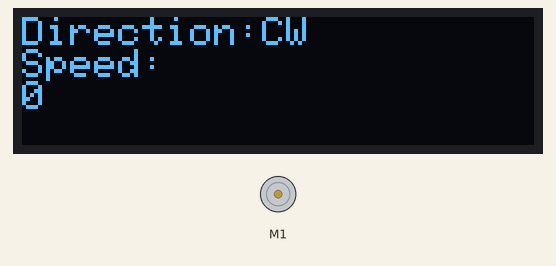
Simulated run of this sketch. Board: Arduino Uno, built with avr-gcc and run on an emulated ATmega328P. Parts: 128×32 one-colour display, DC motor (green arrow = forward, orange = backward, longer = faster). What the sketch prints to the serial monitor is not drawn.

Above: at 0.1 s.
At 11.31 s:
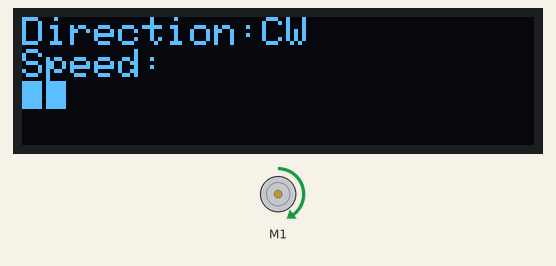
At 22.64 s:
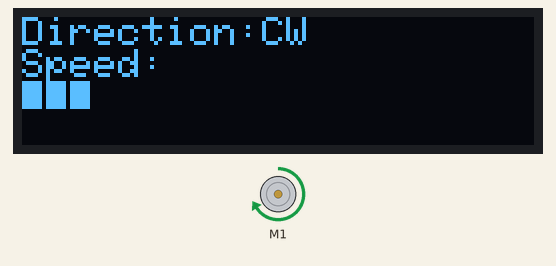
At 39.88 s:
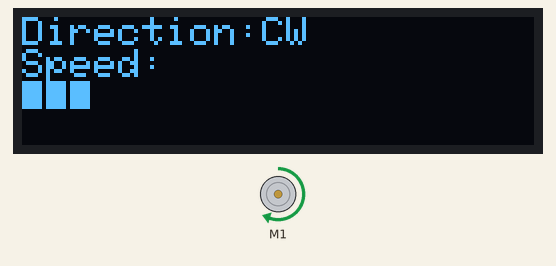
Timing chart, 0 to 40.0 s (numbered marks = the images above):
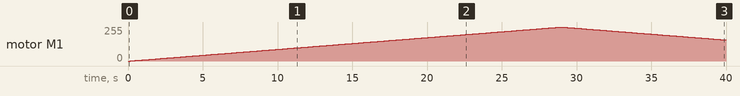

Measured:
- by itself, motor M1: rises from stopped to forward 255/255 in 28.8 s, then falls to forward 158/255 in 11.0 s

The sketch:

DCMotorTest_w_oled.ino
```cpp
/*
This is a test sketch for the Adafruit assembled Motor Shield for Arduino v2
It won't work with v1.x motor shields! Only for the v2's with built in PWM
control

For use with the Adafruit Motor Shield v2
---->	http://www.adafruit.com/products/1438
*/

#include <Wire.h>
#include <SPI.h>
#include <Adafruit_GFX.h>
#include <Adafruit_SSD1306.h>
#include <Adafruit_MotorShield.h>

#define SCREEN_WIDTH 128 // OLED display width, in pixels
#define SCREEN_HEIGHT 32 // OLED display height, in pixels

// Declaration for an SSD1306 display connected to I2C (SDA, SCL pins)
#define OLED_RESET     4 // Reset pin # (or -1 if sharing Arduino reset pin)
Adafruit_SSD1306 display(SCREEN_WIDTH, SCREEN_HEIGHT, &Wire, OLED_RESET);

// Create the motor shield object with the default I2C address
Adafruit_MotorShield AFMS = Adafruit_MotorShield(0x60);
// Or, create it with a different I2C address (say for stacking)
// Adafruit_MotorShield AFMS = Adafruit_MotorShield(0x61);

// Select which 'port' M1, M2, M3 or M4. In this case, M1
Adafruit_DCMotor *myMotor = AFMS.getMotor(1);
// You can also make another motor on port M2
//Adafruit_DCMotor *myOtherMotor = AFMS.getMotor(2);

void setup() {
  Serial.begin(9600);           // set up Serial library at 9600 bps
  Serial.println("Adafruit Motorshield v2 - DC Motor test!");

  // SSD1306_SWITCHCAPVCC = generate display voltage from 3.3V internally
  if(!display.begin(SSD1306_SWITCHCAPVCC, 0x3C)) { // Address 0x3D for 128x64
    Serial.println(F("SSD1306 allocation failed"));
    for(;;); // Don't proceed, loop forever
  }

  AFMS.begin();  // create with the default frequency 1.6KHz
  //AFMS.begin(1000);  // OR with a different frequency, say 1KHz

  // Set the speed to start, from 0 (off) to 255 (max speed)
  myMotor->setSpeed(150);
  myMotor->run(FORWARD);
  // turn on motor
  myMotor->run(RELEASE);

  display.clearDisplay();
  display.setTextSize(1);
  display.setTextColor(WHITE);
}

void loop() {
  uint8_t i;

  display.setCursor(0,0);
  display.print("Direction:");
  myMotor->run(FORWARD);
  display.print("CW");
  display.setCursor(0,8);
  display.print("Speed:");

  for (i=0; i<255; i++) {
    myMotor->setSpeed(i);
    display.setCursor(0,16);
    display.print(i);
    display.display();
    delay(100);
  }
  for (i=255; i!=0; i--) {
    myMotor->setSpeed(i);
    display.setCursor(0,16);
    display.print(i);
    display.display();
    delay(100);
  }
  display.clearDisplay();
  display.setCursor(0,0);
  display.print("Direction:");
  myMotor->run(BACKWARD);
  display.print("CCW");
  display.setCursor(0,8);
  display.print("Speed:");

  for (i=0; i<255; i++) {
    myMotor->setSpeed(i);
    display.setCursor(0,16);
    display.print(i);
    display.display();
    delay(100);
  }
  for (i=255; i!=0; i--) {
    myMotor->setSpeed(i);
    display.setCursor(0,16);
    display.print(i);
    display.display();
    delay(100);
  }

  myMotor->run(RELEASE);
  delay(1000);
}
```
